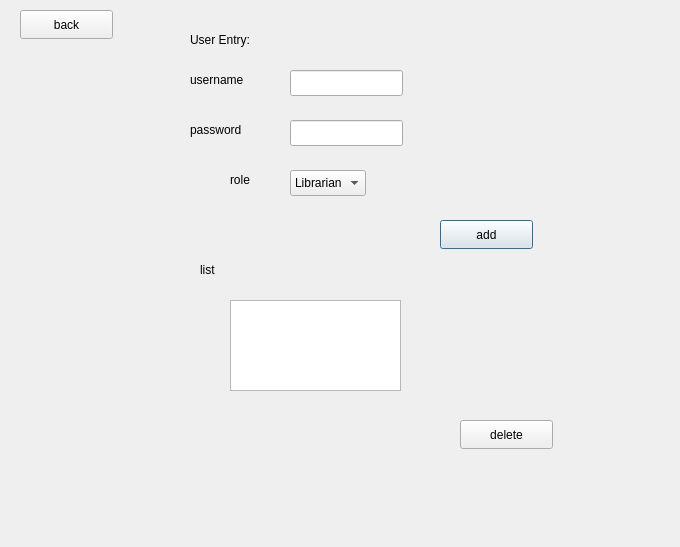
<?xml version="1.0" encoding="UTF-8"?>
<ui version="4.0">
 <class>AdminWindow</class>
 <widget class="QDialog" name="AdminWindow">
  <property name="geometry">
   <rect>
    <x>0</x>
    <y>0</y>
    <width>680</width>
    <height>547</height>
   </rect>
  </property>
  <property name="windowTitle">
   <string>Dialog</string>
  </property>
  <widget class="QLabel" name="label">
   <property name="geometry">
    <rect>
     <x>190</x>
     <y>30</y>
     <width>81</width>
     <height>20</height>
    </rect>
   </property>
   <property name="text">
    <string>User Entry:</string>
   </property>
  </widget>
  <widget class="QLabel" name="label_2">
   <property name="geometry">
    <rect>
     <x>190</x>
     <y>70</y>
     <width>63</width>
     <height>20</height>
    </rect>
   </property>
   <property name="text">
    <string>username</string>
   </property>
  </widget>
  <widget class="QLabel" name="label_3">
   <property name="geometry">
    <rect>
     <x>190</x>
     <y>120</y>
     <width>63</width>
     <height>20</height>
    </rect>
   </property>
   <property name="text">
    <string>password</string>
   </property>
  </widget>
  <widget class="QLineEdit" name="usernameLineEdit">
   <property name="geometry">
    <rect>
     <x>290</x>
     <y>70</y>
     <width>113</width>
     <height>26</height>
    </rect>
   </property>
  </widget>
  <widget class="QLineEdit" name="passwordLineEdit">
   <property name="geometry">
    <rect>
     <x>290</x>
     <y>120</y>
     <width>113</width>
     <height>26</height>
    </rect>
   </property>
  </widget>
  <widget class="QLabel" name="label_4">
   <property name="geometry">
    <rect>
     <x>230</x>
     <y>170</y>
     <width>63</width>
     <height>20</height>
    </rect>
   </property>
   <property name="text">
    <string>role</string>
   </property>
  </widget>
  <widget class="QComboBox" name="roleComboBox">
   <property name="geometry">
    <rect>
     <x>290</x>
     <y>170</y>
     <width>76</width>
     <height>26</height>
    </rect>
   </property>
   <item>
    <property name="text">
     <string>Librarian</string>
    </property>
   </item>
   <item>
    <property name="text">
     <string>Member</string>
    </property>
   </item>
  </widget>
  <widget class="QPushButton" name="addUserButton">
   <property name="geometry">
    <rect>
     <x>440</x>
     <y>220</y>
     <width>93</width>
     <height>29</height>
    </rect>
   </property>
   <property name="text">
    <string>add</string>
   </property>
  </widget>
  <widget class="QListWidget" name="userListWidget">
   <property name="geometry">
    <rect>
     <x>230</x>
     <y>300</y>
     <width>171</width>
     <height>91</height>
    </rect>
   </property>
  </widget>
  <widget class="QPushButton" name="deleteUserButton">
   <property name="geometry">
    <rect>
     <x>460</x>
     <y>420</y>
     <width>93</width>
     <height>29</height>
    </rect>
   </property>
   <property name="text">
    <string>delete</string>
   </property>
  </widget>
  <widget class="QLabel" name="label_5">
   <property name="geometry">
    <rect>
     <x>200</x>
     <y>260</y>
     <width>63</width>
     <height>20</height>
    </rect>
   </property>
   <property name="text">
    <string>list</string>
   </property>
  </widget>
  <widget class="QPushButton" name="backButton">
   <property name="geometry">
    <rect>
     <x>20</x>
     <y>10</y>
     <width>93</width>
     <height>29</height>
    </rect>
   </property>
   <property name="text">
    <string>back</string>
   </property>
  </widget>
 </widget>
 <resources/>
 <connections/>
</ui>
